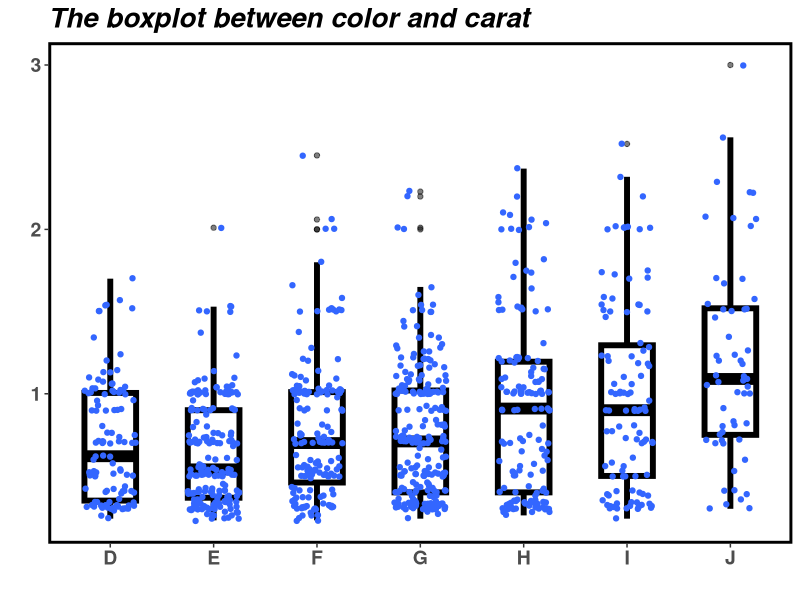

Here is the R script that generated this plot:
## ---- chunk 1
require(ggplot2)
require(reshape2)
## ---- chunk 2

JV.theme<-   theme(plot.title = element_text(color="black", size=20, face="bold.italic"),
                   axis.title.x = element_text( face="bold",size=14),
                   axis.title.y = element_text(color="black", size=14, face="bold"),
                   legend.title =element_text(face = "bold", size = 14, color = "black"),
                   legend.text = element_text(face = "bold", size = 12),
                   axis.text.x = element_text(face="bold",size=14),
                   axis.text.y = element_text(face="bold", size=14),
                   panel.background = element_rect(fill = "white"),
                   panel.border = element_rect(fill = "NA", colour = "black", size = 2)
                   )
## ---- chunk 3
data(diamonds)
set.seed(42)
small <- diamonds[sample(nrow(diamonds), 1000), ]
head(small)
## ---- chunk 4
bp <- ggplot(small,aes(color,carat))  + geom_boxplot(colour = "black",alpha=0.5,size = 2,width = 0.5)
bp <- bp + geom_jitter(width = 0.25,colour = "#3366FF")
bp <- bp + labs(x = "",y = "",title="The boxplot between color and carat") 

bp + JV.theme
